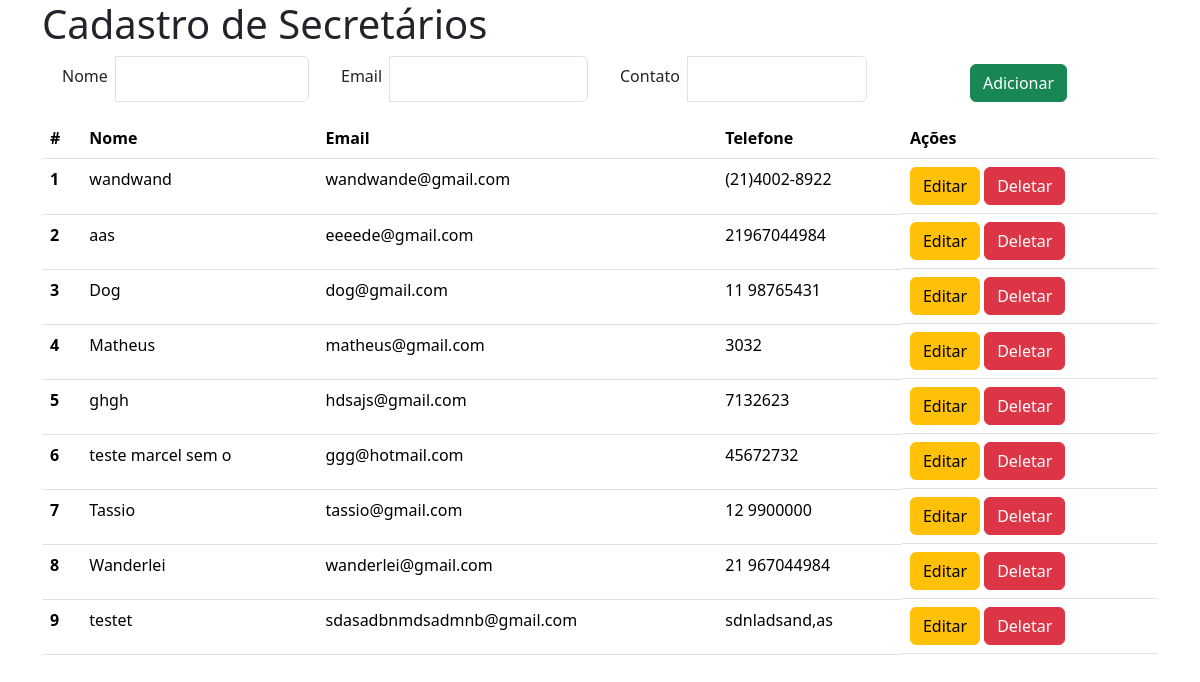
Before: / with the older database file.
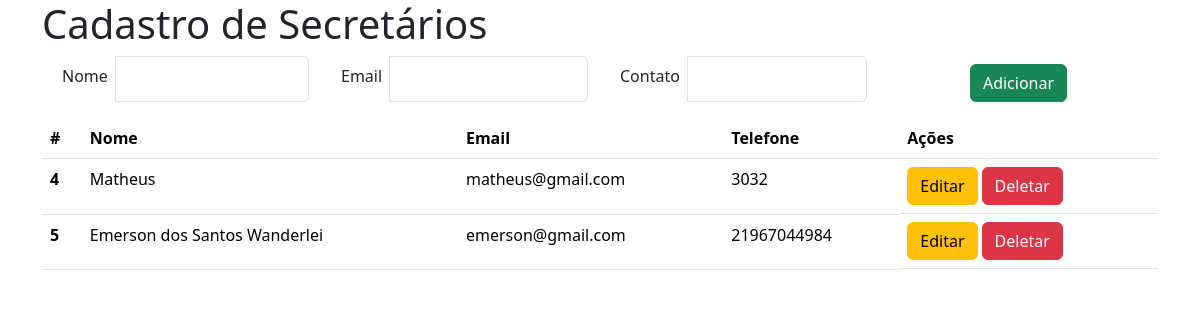
After: the same page with the newer database file.
### crud_wandeco/models.py (models this page shows)
class Usuario(database.Model):
    id = database.Column(database.Integer, primary_key=True, nullable=False)
    name = database.Column(database.String(30), nullable=False)
    email = database.Column(database.String(20), nullable=False, unique=True)
    phone = database.Column(database.String(11), nullable=True)

### crud_wandeco/routes.py (the view)
@app.route('/', methods=['GET', 'POST'])
def home():
    usuario = Usuario.query.all()
    formCreateUser = Form_create_user()
    return render_template('home.html', usuario=usuario, formCreateUser=formCreateUser)

### crud_wandeco/forms.py
class Form_create_user(FlaskForm):
    name = StringField('Nome', validators=[DataRequired()])
    email = EmailField('Email', validators=[DataRequired(), Email()])
    phone = StringField('Contato', validators=[DataRequired()])
    button_create = SubmitField('Adicionar')
    button_update = SubmitField('Editar')
    button_delete = SubmitField('Deletar')

### crud_wandeco/templates/home.html (shortened to what this page needs)
<!doctype html>
<html lang="en">
  <head>
    <link href="https://cdn.jsdelivr.net/npm/bootstrap@5.3.3/dist/css/bootstrap.min.css" rel="stylesheet">
  </head>
  <body class="container">
    <h1>Cadastro de Secretários</h1>
        <div> {% include 'form_create.html' %} </div>
        <div>{% include 'table.html' %}</div>
  </body>
</html>

### crud_wandeco/templates/form_create.html (shortened to what this page needs)
<form action="{{ url_for('create') }}" method="post" class="mb-3">
    <fieldset>
        <div class="container text-center">
            <div class="row">
                <div class="col input-group">
                    {{ formCreateUser.name.label (class='form-label m-2') }}
                    {{ formCreateUser.name (class='form-control') }}
                </div>
                <div class="col input-group">
                    {{ formCreateUser.email.label(class='form-label m-2') }}
                    {{ formCreateUser.email (class='form-control') }}
                </div>
                <div class="col input-group">
                    {{ formCreateUser.phone.label (class='form-label m-2') }}
                    {{ formCreateUser.phone (class='form-control') }}
                </div>
                <div class="col mt-2">
                    {{ formCreateUser.button_create (class='btn btn-success') }}
                </div>
    </fieldset>
            </div>

### crud_wandeco/templates/table.html (shortened to what this page needs)
<table class="table me-4">
    <thead>
      <tr>
        <th scope="col">#</th>
        <th scope="col">Nome</th>
        <th scope="col">Email</th>
        <th scope="col">Telefone</th>
        <th scope="col">Ações</th>
      </tr>
    </thead>
    <tbody>
      {% for usuarios in usuario %}
        <tr>
          <th scope="row">{{usuarios.id }}</th>
          <td>{{usuarios.name}}</td>
          <td>{{usuarios.email}}</td>
          <td>{{usuarios.phone}}</td>
          <td class="d-flex">
            <form action="{{ url_for('update') }}" method="POST">
              <fieldset>
                {{ formCreateUser.button_update(class='btn btn-warning') }}
              </fieldset>
            </form>
            <form action="{{ url_for('delete', user_id=usuarios.id) }}" method="POST" class="ms-1">
              <fieldset>
                {{ formCreateUser.button_delete(class='btn btn-danger') }}
              </fieldset>
            </form>
          </td>
        </tr>
      {% endfor %}
    </tbody>
  </table>

Changed rows visible on the page:
removed Usuario: id "1", name "wandwand", email "wandwande@gmail.com", phone "(21)4002-8922"
removed Usuario: id "2", name "aas", email "eeeede@gmail.com", phone "21967044984"
removed Usuario: id "3", name "Dog", email "dog@gmail.com", phone "11 98765431"
removed Usuario: id "6", name "teste marcel sem o", email "ggg@hotmail.com", phone "45672732"
removed Usuario: id "7", name "Tassio", email "tassio@gmail.com", phone "12 9900000"
removed Usuario: id "8", name "Wanderlei", email "wanderlei@gmail.com", phone "21 967044984"
removed Usuario: id "9", name "testet", email "sdasadbnmdsadmnb@gmail.com", phone "sdnladsand,as"
changed Usuario id 5: name "ghgh" → "Emerson dos Santos Wanderlei"; email "hdsajs@gmail.com" → "emerson@gmail.com"; phone "7132623" → "21967044984"
